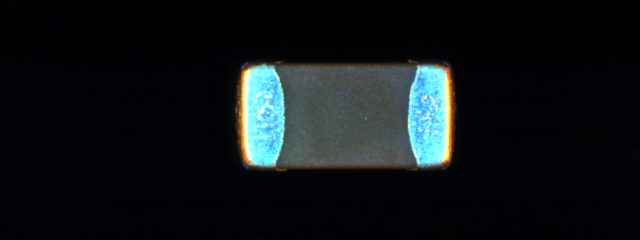
#> input picture JaeHo/001-1.tif, 640 x 240 px
$ python -i load.py   (imports and definitions only)
#> lines starting #> are read from the running program, lines starting #| are printed output that depends on the picture; after the words box and inside, x2 and y2 are one past the last pixel; in counts of white or black regions, pixels touching at a corner belong together
#> further down, picture is the input picture: shape (240, 640, 3); mean B, G, R 22.9, 21.3, 15.5
import cv2
import numpy as np


def sliceEle1(src) : #전극1
    target_img = src.copy()

    gray = cv2.cvtColor(src, cv2.COLOR_BGR2GRAY)
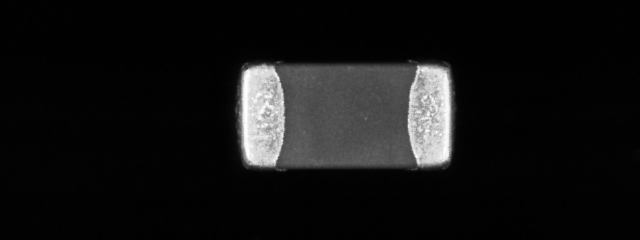
#> gray: shape (240, 640); min 0, max 255, mean 19.8
    ret, electrode = cv2.threshold(gray, 127, 255, cv2.THRESH_BINARY)
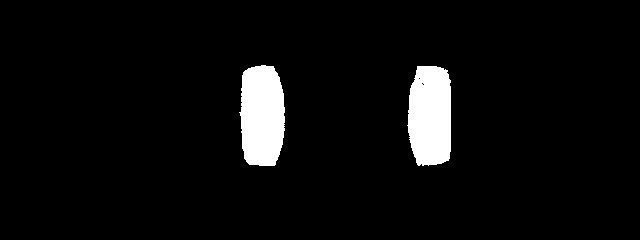
#> electrode: shape (240, 640); 5% white; 2 white regions
    contours_electrode, hierarchy = cv2.findContours(electrode, cv2.RETR_EXTERNAL, cv2.CHAIN_APPROX_NONE)
#> contours_electrode = 2 contours; box (x1, y1, x2, y2) and area: (239, 65, 285, 166) 3796, (407, 66, 451, 166) 3712
    contours_xy = np.array([contours_electrode[0]])

    # x의 min과 max 찾기
    x_min, x_max = 0,0
    value = list()
    for i in range(len(contours_xy)):
        for j in range(len(contours_xy[i])):
            value.append(contours_xy[i][j][0][0]) #네번째 괄호가 0일때 x의 값
            x_min = min(value)
            x_max = max(value)
#> this loop made 1 pass
#> after the loop, value = 251 values, max 450 at index 139, min 407 at index 59, mean 430.2


    # y의 min과 max 찾기
    y_min, y_max = 0,0
    value = list()
    for i in range(len(contours_xy)):
        for j in range(len(contours_xy[i])):
            value.append(contours_xy[i][j][0][1]) #네번째 괄호가 0일때 x의 값
            y_min = min(value)
            y_max = max(value)
#> after the loop, value = 251 values, max 165 at index 99, min 66 at index 0, mean 115.2

    x = x_min
    y = y_min
    w = x_max-x_min
    h = y_max-y_min

    right_electrode = target_img[y:y+h, x:x+w]
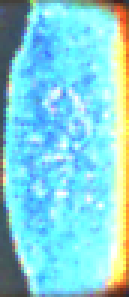
#> right_electrode: shape (99, 43, 3) (shown 3 times larger); mean B, G, R 219.6, 211.9, 133
    return right_electrode


def sliceEle2(src) : #전극2
    target_img = src.copy()

    gray = cv2.cvtColor(src, cv2.COLOR_BGR2GRAY)
    ret, electrode = cv2.threshold(gray, 127, 255, cv2.THRESH_BINARY)
    contours_electrode, hierarchy = cv2.findContours(electrode, cv2.RETR_EXTERNAL, cv2.CHAIN_APPROX_NONE)
    contours_xy = np.array([contours_electrode[1]])

    # x의 min과 max 찾기
    x_min, x_max = 0,0
    value = list()
    for i in range(len(contours_xy)):
        for j in range(len(contours_xy[i])):
            value.append(contours_xy[i][j][0][0]) #네번째 괄호가 0일때 x의 값
            x_min = min(value)
            x_max = max(value)


    # y의 min과 max 찾기
    y_min, y_max = 0,0
    value = list()
    for i in range(len(contours_xy)):
        for j in range(len(contours_xy[i])):
            value.append(contours_xy[i][j][0][1]) #네번째 괄호가 0일때 x의 값
            y_min = min(value)
            y_max = max(value)

    x = x_min
    y = y_min
    w = x_max-x_min
    h = y_max-y_min

    left_electrode = target_img[y:y+h, x:x+w]
    return left_electrode

>>> import cv2
>>> picture = cv2.imread('001-1.tif')
>>> result = sliceEle1(picture)

$ run again, on JaeHo/001-2.tif
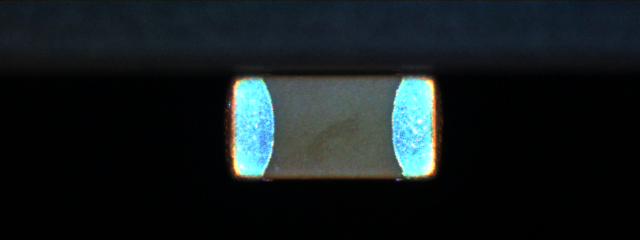
#> input picture JaeHo/001-2.tif, 640 x 240 px
#> picture is the input picture: shape (240, 640, 3); mean B, G, R 30.7, 28.5, 21.2
#> in sliceEle1, `gray = cv2.cvtColor(src, cv2.COLOR_BGR2GRAY)`:
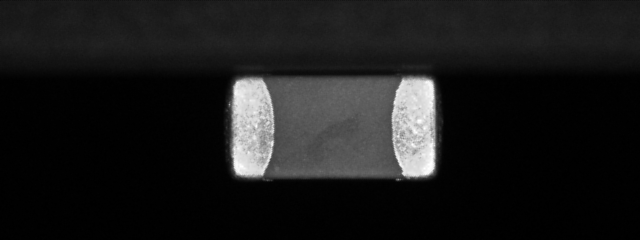
#> gray: shape (240, 640); min 0, max 255, mean 26.6
#> in sliceEle1, `ret, electrode = cv2.threshold(gray, 127, 255, cv2.THRESH_BINARY)`:
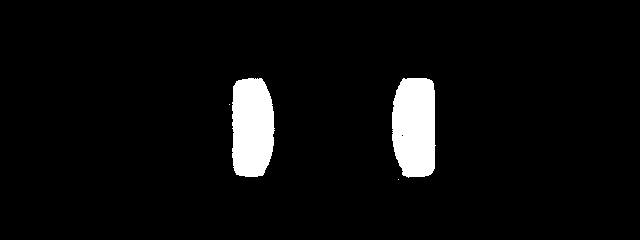
#> electrode: shape (240, 640); 4.9% white; 4 white regions (2 under 20 px)
#> contours_electrode = 4 contours, 2 with area under 20; largest, box (x1, y1, x2, y2) and area: (392, 78, 436, 178) 3735, (232, 78, 275, 177) 3568
#> the loop in sliceEle1, `for i in range(len(contours_xy)):` made 1 pass
#> after the loop in sliceEle1, `for i in range(len(contours_xy)):`: value = [398]
#> after the loop in sliceEle1, `for i in range(len(contours_xy)):`: value = [179]
#> right_electrode = empty array

$ run again, on JaeHo/001-3.tif
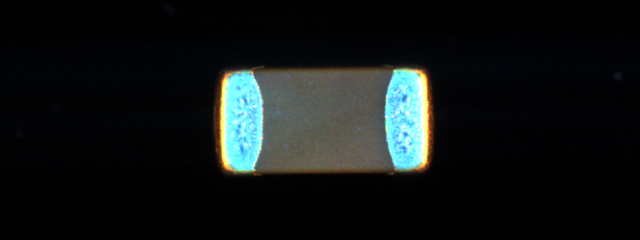
#> input picture JaeHo/001-3.tif, 640 x 240 px
#> picture is the input picture: shape (240, 640, 3); mean B, G, R 22.1, 22.2, 17.7
#> in sliceEle1, `ret, electrode = cv2.threshold(gray, 127, 255, cv2.THRESH_BINARY)`:
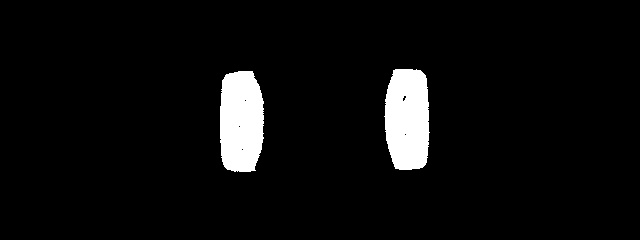
#> electrode: shape (240, 640); 5.1% white; 2 white regions
#> contours_electrode = 2 contours; box (x1, y1, x2, y2) and area: (384, 69, 430, 170) 3844, (220, 71, 264, 172) 3782
#> the loop in sliceEle1, `for i in range(len(contours_xy)):` made 1 pass
#> after the loop in sliceEle1, `for i in range(len(contours_xy)):`: value = 248 values, max 263 at index 167, min 220 at index 44, mean 240.7
#> after the loop in sliceEle1, `for i in range(len(contours_xy)):`: value = 248 values, max 171 at index 114, min 71 at index 0, mean 121.4
#> in sliceEle1, `right_electrode = target_img[y:y+h, x:x+w]`:
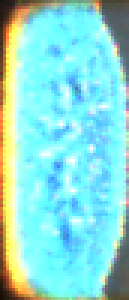
#> right_electrode: shape (100, 43, 3) (shown 3 times larger); mean B, G, R 215.4, 221.8, 142.1

$ run again, on JaeHo/001-4.tif
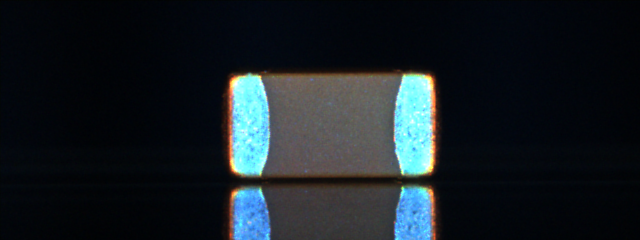
#> input picture JaeHo/001-4.tif, 640 x 240 px
#> picture is the input picture: shape (240, 640, 3); mean B, G, R 36.3, 31.3, 23.8
#> in sliceEle1, `gray = cv2.cvtColor(src, cv2.COLOR_BGR2GRAY)`:
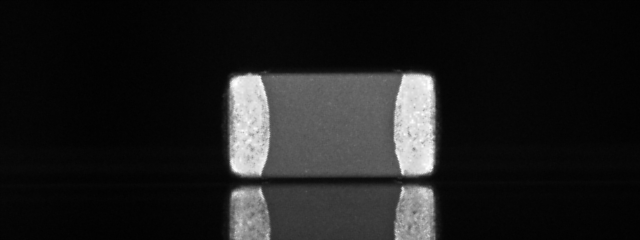
#> gray: shape (240, 640); min 1, max 255, mean 29.6
#> in sliceEle1, `ret, electrode = cv2.threshold(gray, 127, 255, cv2.THRESH_BINARY)`:
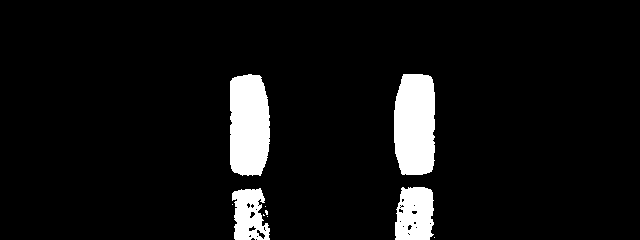
#> electrode: shape (240, 640); 6.9% white; 10 white regions (6 under 20 px)
#> contours_electrode = 10 contours, 6 with area under 20; largest, box (x1, y1, x2, y2) and area: (394, 74, 435, 175) 3638, (230, 74, 270, 176) 3526, (395, 187, 434, 240) 1752, (232, 188, 270, 240) 1396
#> the loop in sliceEle1, `for i in range(len(contours_xy)):` made 1 pass
#> after the loop in sliceEle1, `for i in range(len(contours_xy)):`: value = [434]
#> after the loop in sliceEle1, `for i in range(len(contours_xy)):`: value = [237]
#> right_electrode = empty array
